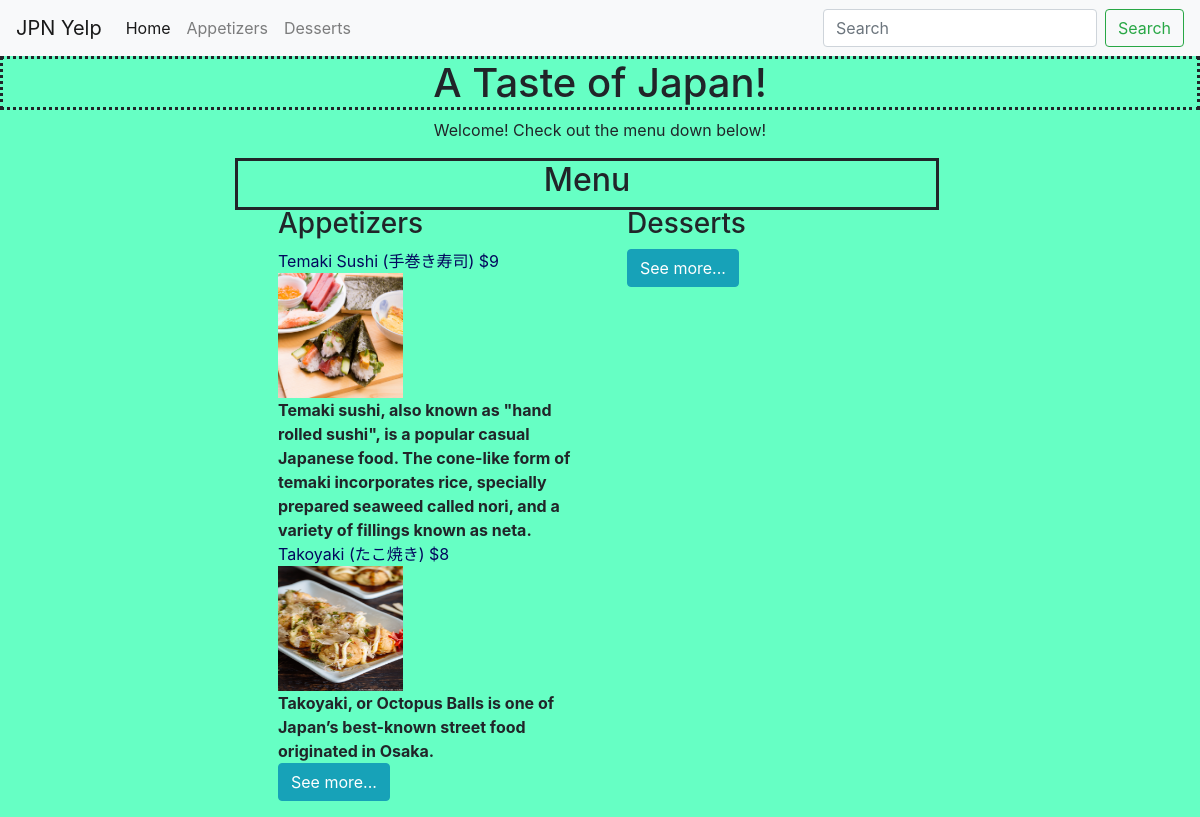
/, run on an earlier commit of the app's database.
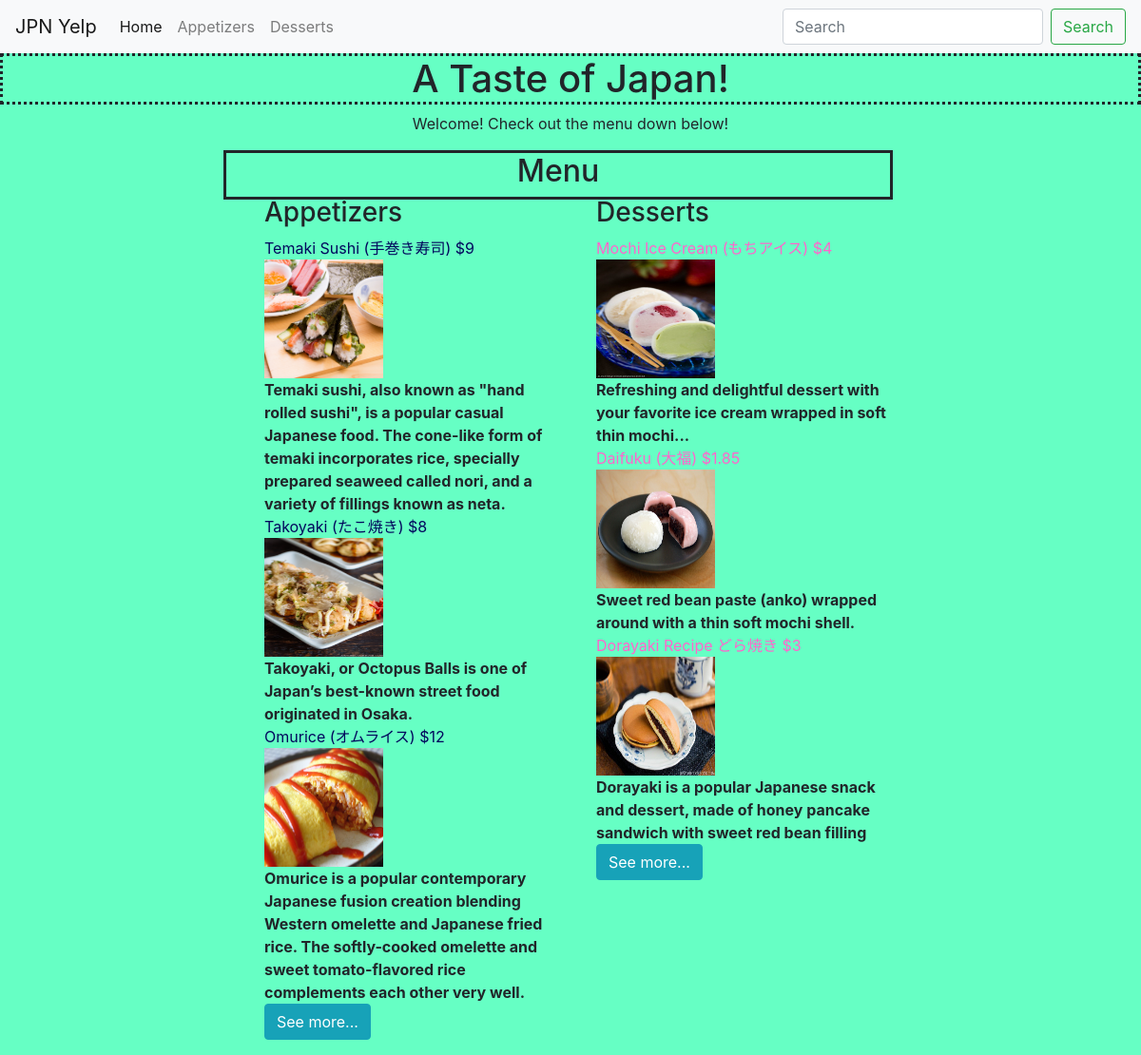
And on a later commit of the database.
### jpnyelp/models.py (models this page shows)
class Food(models.Model):
    name = models.CharField(max_length=200)
    description = models.CharField(max_length=300)
    price = models.FloatField(default=0)
    image = models.ImageField(upload_to="images/")

class Dessert(models.Model):
    name = models.CharField(max_length=200)
    description = models.CharField(max_length=300)
    price = models.FloatField(default=0)
    image = models.ImageField(upload_to="images/")

### jpnyelp/views.py (the view)
# urls.py: path('', jpnyelp.views.homepage, name='homepage'),
def homepage(request):
    foods = Food.objects
    desserts = Dessert.objects
    return render(request, 'jpnyelp/index.html', {'foods':foods, 'desserts':desserts})

### jpnyelp/templates/jpnyelp/index.html (shortened to what this page needs)
{% load static %}
<html>
  <head>
    <link rel="stylesheet" href="https://stackpath.bootstrapcdn.com/bootstrap/4.1.3/css/bootstrap.min.css">
    <link rel="stylesheet" href="{% static 'style.css' %}" type="text/css">
  </head>
  <body style="background-color:#66ffc4">
    <nav class="navbar navbar-expand-lg navbar-light bg-light">
      <a class="navbar-brand" href="#">JPN Yelp</a>
      <div class="collapse navbar-collapse" id="navbarSupportedContent">
        <ul class="navbar-nav mr-auto">
          <li class="nav-item active">
            <a class="nav-link" href="/">Home<span class="sr-only">(current)</span></a>
          </li>
          <li class="nav-item">
            <a class="nav-link" href="/appetizers">Appetizers</a>
          </li>
          <li class="nav-item">
            <a class="nav-link" href="/dessert">Desserts</a>
          </li>
        </ul>
        <form class="form-inline my-2 my-lg-0">
          <input class="form-control mr-sm-2" type="search" placeholder="Search" aria-label="Search">
          <button class="btn btn-outline-success my-2 my-sm-0" type="submit">Search</button>
        </form>
      </div>
    </nav>
    <h1>A Taste of Japan!</h1>
    <div class="container">
      <div class="row">
        <div class="col-2"></div>
        <div class="col-8">
          <p style="text-align:center">Welcome! Check out the menu down below!</p>
          <div class="menu">
            <h2 style="text-align:center">Menu</h2>
            <div class="menu-sm">
              <ul style="list-style-type:none" >
                <h3>Appetizers</h3>
                {% for food in foods.all %}
                {% if food.id < 4 %}
                <li style="color:#02075d">{{ food.name }} ${{ food.price|floatformat:-2 }}</li>
                <img style="width:125px;height:125px" src="food/{{food.image.url}}" alt="">
                <li style="font-weight:bold">{{ food.description }}</li>
                {% endif %}
                {% endfor %}
                <a class="btn btn-info" href="/appetizers">See more...</a>
              </ul>
            </div>
            <div class="menu-sm">
              <ul style="list-style-type:none">
                <h3>Desserts</h3>
                {% for dessert in desserts.all %}
                {% if dessert.id < 4 %}
                <li style="color:#ff66cc">{{ dessert.name }} ${{ dessert.price|floatformat:-2 }}</li>
                <img style="width:125px;height:125px" src="food/{{dessert.image.url}}" alt="">
                <li style="font-weight:bold">{{ dessert.description }}</li>
                {% endif %}
                {% endfor %}
                <a class="btn btn-info" href="/dessert">See more...</a>
              </ul>
            </div>
          </div>
        </div>
        <div class="col-2"></div>
      </div>
    </div>
  </body>
</html>

### static_files/style.css (style rules this page uses)
h1 { border-style: dotted; overflow: hidden; text-align: center; }
.menu { width:704px; border-style: solid; margin:0; }
.menu-sm { width:50%; float:left; margin:0; overflow: hidden; }

What changed in the data, as far as the page shows it:
added Food: name "Omurice (オムライス)", price "12", image (picture), description "Omurice is a popular contemporary Japanese fusion creation blending Western omelette and Japanese fried rice. The softly-cooked omelette and sweet tomato-flavored rice complements each other very well."
added Dessert: name "Mochi Ice Cream (もちアイス)", price "4", image (picture), description "Refreshing and delightful dessert with your favorite ice cream wrapped in soft thin mochi..."
added Dessert: name "Daifuku (大福)", price "1.85", image (picture), description "Sweet red bean paste (anko) wrapped around with a thin soft mochi shell."
added Dessert: name "Dorayaki Recipe どら焼き", price "3", image (picture), description "Dorayaki is a popular Japanese snack and dessert, made of honey pancake sandwich with sweet red bean filling"
